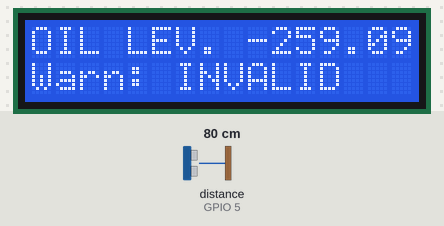
Recording of a sketch running on a simulated ESP8266 (NodeMCU). Shown: 16×2 character LCD. Wiring (inferred from the names in the program): ultrasonic range finder: trigger GPIO 4; echo GPIO 5. The test bench sets the inputs (shaded band); at power-on: distance to the obstacle (sensor on GPIO 5) 80 cm. The echo pulse lasts 58.3 µs per cm; WiFi joins after 1.5 s; servers stay silent unless stated; uploads are accepted with an empty reply; what the sketch prints to the serial monitor is not drawn.

Above: at 4.5 s.
4.6 s: distance to the obstacle (sensor on GPIO 5) set to 2 cm
At 7.7 s:
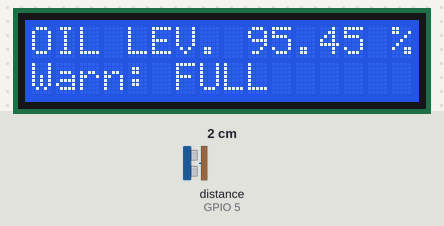
11.3 s: distance to the obstacle (sensor on GPIO 5) set to 9 cm
At 13.5 s:
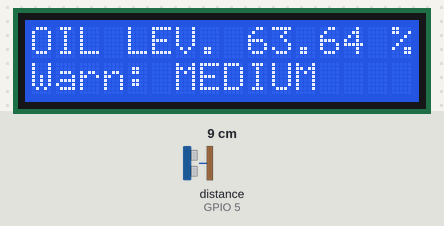
17.7 s: distance to the obstacle (sensor on GPIO 5) set to 18 cm
At 20.8 s:
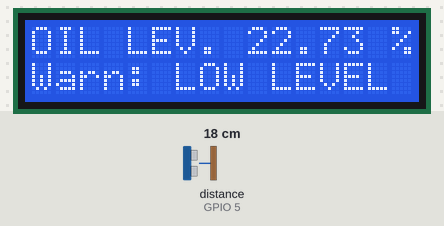
Timing chart, 0 to 22.3 s (numbered marks = the images above; inputs shaded):
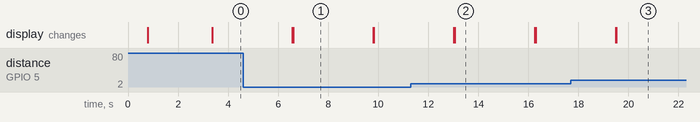

Measured:
- after the input at 4.6 s, the display: first differs from a run without the input after 2.0 s (image 1)
- after the input at 11.3 s, the display: first differs from a run without the input after 1.8 s (image 2)
- after the input at 17.7 s, the display: first differs from a run without the input after 1.8 s (image 3)
- what the display in image 1 shows lasts 3.2 s, from 6.6 s to 9.8 s

The sketch:

send_data_to_server.ino
```cpp
#include <ESP8266WiFi.h>
#include <WiFiClient.h>
#include <ESP8266WebServer.h>
#include <ESP8266HTTPClient.h>
#include <LiquidCrystal_I2C.h>

// defines pins numbers
#define trigPin  4 //D2
#define echoPin  5 //D1
#define tank_height 22 //in Centimeter

//Wifi Settings
const char *ssid = "Hridoy";
const char *password = "9876543210";
const char *host = "192.168.1.20";

//Server Setting
const char *serverUrl = "http://192.168.1.20/oil/entry_point.php";
String postStr = "";
String apiKey = "TW9oYW1tYWQgSGFmaWp1bCBJc2xhbQ";
//Status Flags
bool wifiStatus = false;

//variables
int i = 0;

LiquidCrystal_I2C lcd(0x27, 16, 2);

void setup()
{
  Serial.begin(115200);
  pinMode(trigPin, OUTPUT); // Sets the trigPin as an Output
  pinMode(echoPin, INPUT); // Sets the echoPin as an Input
  lcd.init();
  lcd.backlight();

  //Welcome Note
  lcd.setCursor(0, 0);
  lcd.print("   WELCOME TO   ");
  lcd.setCursor(0, 1);
  lcd.print("IoT Fuel Monitor");
  delay(700);
  lcd.clear();

  //Wifi connection
  WiFi.mode(WIFI_OFF);
  delay(1000);
  WiFi.mode(WIFI_STA);
  WiFi.begin(ssid, password);

  // Wait for connection
  Serial.println("Connecting To Wifi ");
  do {
    if (WiFi.status() != WL_CONNECTED) {
      delay(500);
      Serial.println("WiFi Connection Failed.");
    } else {
      Serial.println("Wifi Connection Successful.");
      Serial.print("IP address: ");
      Serial.println(WiFi.localIP());  //IP address assigned to your ESP
      wifiStatus = true;
      break;
    }
    i++;
  } while (i < 5);

  //Check got Any Connection with in 2.5 Sec.
  if (wifiStatus == false) {
    lcd.setCursor(0, 0);
    lcd.print("  WiFi Failed  ");
    lcd.setCursor(0, 1);
    lcd.print(" Disp: OFFLINE ");
  } else {
    lcd.setCursor(0, 0);
    lcd.print("WiFi Connection");
    lcd.setCursor(0, 1);
    lcd.print(" Disp: ONLINE ");
  }
  lcd.clear();
}

void loop()
{
  float oilLevel = calculate_fuel();
  //LCD print
  lcd.setCursor(0, 0);
  lcd.print("OIL LEV. ");
  lcd.print(oilLevel);
  lcd.print(" %");

  lcd.setCursor(0, 1);
  if (oilLevel >= 0 && oilLevel <= 100) {
    if (oilLevel < 2) {
      lcd.print("Warn: EMPTY");
    } else if (oilLevel >= 2 && oilLevel < 25) {
      lcd.print("Warn: LOW LEVEL");
    } else if (oilLevel >= 25 && oilLevel < 75) {
      lcd.print("Warn: MEDIUM");
    } else if (oilLevel >= 75 && oilLevel <= 100) {
      lcd.print("Warn: FULL");
    }
  } else {
    oilLevel = 74369;
    lcd.print("Warn: INVALID");
  }
  sendDataToServer(oilLevel);
  delay(3000);
  lcd.clear();

}

float calculate_fuel()
{
  unsigned long duration;
  int distance;
  float percentage;

  digitalWrite(trigPin, LOW);
  delayMicroseconds(2);
  digitalWrite(trigPin, HIGH);
  delayMicroseconds(10);
  digitalWrite(trigPin, LOW);
  duration = pulseIn(echoPin, HIGH);

  // Calculating the distance
  distance = duration * 0.034 / 2;
  Serial.print("Distance: ");
  Serial.print(distance);
  Serial.println(" CM");
  percentage = ((tank_height - distance) * 100.0) / tank_height;

  return percentage;
}


void sendDataToServer(float data)
{
  HTTPClient http;
  postStr = "ol=" + String(data, 2);
  postStr += "&api=" + apiKey;

  http.begin(serverUrl);
  http.addHeader("Content-Type", "application/x-www-form-urlencoded");

  //Web Feedback
  int httpCode = http.POST(postStr);
  String payload = http.getString();
  Serial.println(httpCode);
  Serial.println(payload);
  http.end();
}
```
